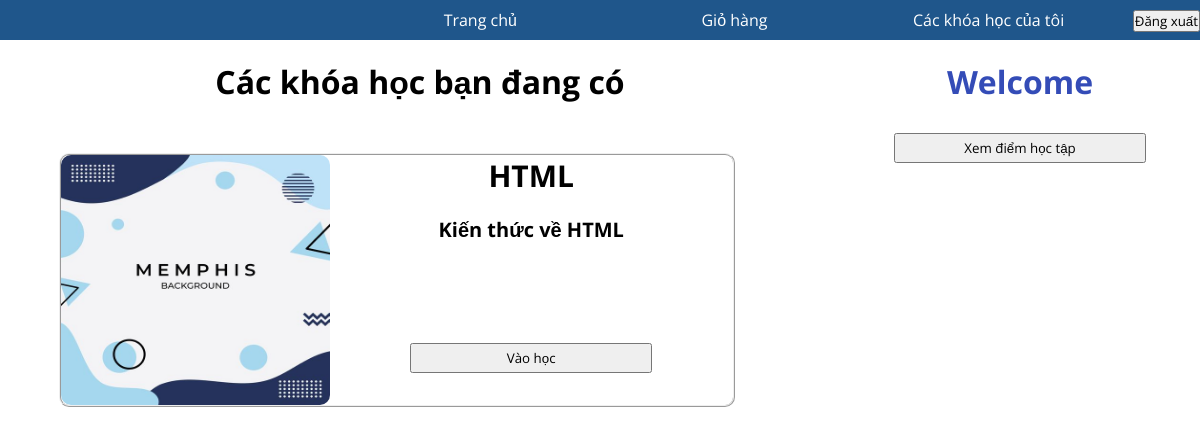
The app's page /my_lecture.php with its own data.
### tables this page shows
CREATE TABLE `khoa_hoc` (
  `maKH` int(11) NOT NULL,
  `ten_khoa_hoc` varchar(100) NOT NULL,
  `mota` varchar(255) NOT NULL,
  `status` int(11) NOT NULL
);

### KhoaHoc.php (called while the page is built)
<?php
include 'KetNoi.php';
$get = "SELECT khoa_hoc.ten_khoa_hoc, khoa_hoc.mota,khoa_hoc.maKH,khoa_hoc.status FROM khoa_hoc";
$response = mysqli_query($conn,$get);
$get_count = "SELECT COUNT( maKH) FROM khoa_hoc";
$dem = mysqli_query($conn,$get_count);
?>

### my_lecture.php (the view, shortened to what this page needs)
<!DOCTYPE html>
<html>
<head>
	<link rel="stylesheet" type="text/css" href="home.css">
	<?php
		include 'KetNoi.php';
		include 'KhoaHoc.php';
	?>
</head>
<body>
	<form method="POST">
	<div class="menu">
			<ul>
				<li><a href="index.php">Trang chủ</a></li>
				<li><a href=" cart.php">Giỏ hàng</a></li>
				<li><a href="my_lecture.php">Các khóa học của tôi</a></li>
				<input type="submit" name="out" value="Đăng xuất">
			</ul>
	</div>
	<div class="container">
		<div class="left">
			<div>
				<h1>Các khóa học bạn đang có</h1>
			</div>
			<?php
				$dem_KH = mysqli_fetch_array($dem);
				for ($i = 0; $i < $dem_KH[0]; $i++) {
					$row=mysqli_fetch_array($response);
					if ($row[3] == "1") {
			?>
			<div class="course" >
				<div class="main">
					<div style="width: 40%">
						<img src="img/anh1.jpg">
					</div>
					<div  style="width: 60%">
						<h3><?php echo $row[0]; ?></h3>
						<h5><?php echo $row[1]; ?></h5>
						<input type="submit" name="join<?php echo $i; ?>" value="Vào học"></input>
					</div>
				</div>
			</div>
			<?php }} ?>
		</div>
		<div class="right">
			<h1>Welcome
			</h1>
			<div class="profile">
				<input type="submit" name="score" value="Xem điểm học tập">
			</div>
		</div>
	</div>
	</form>
</body>
</html>

### home.css (style rules this page uses)
* { margin: 0; padding: 0; font-family: 'Open Sans', sans-serif; }
.menu { position: fixed; top: 0; right: 0; left: 0; }
.menu ul { background: #1F568B; list-style-type: none; text-align: right; }
.menu li { color: #f1f1f1; display: inline-block; width: 220px; height: 40px; line-height: 40px; margin-right: 30px; }
.menu a { text-align: center; text-decoration: none; color: #fff; display: block; }
.container { width: 100%; display: flex; }
.container .left { width: 70%; height: 100vh; margin-top: 40px; }
.container .left h1 { text-align: center; margin-top: 20px; }
.container .left .course { width: 100%; height: 250px; margin-top: 50px; }
.container .left .course .main { border: 2px ridge; width: 80%; height: 250px; border-radius: 10px; margin-left: 7%; display: flex; }
.container .left .course .main img { width: 100%; height: 100%; border-radius: 10px; }
.container .left .course .main h3 { text-align: center; font-size: 30px; }
.container .left .course .main h5 { text-align: center; font-size: 20px; margin-top: 20px; }
.container .left .course .main input { width: 60%; margin-left: 20%; margin-top: 100px; height: 30px; }
.container .right { width: 30%; height: 100%; position: fixed; top: 40px; right: 0; background-color: }
.container .right h1 { text-align: center; margin-top: 20px; color: #344CB7; }
.container .right .profile input { width: 70%; height: 30px; margin-left: 15%; margin-top: 30px; }

### records on screen
khoa_hoc: status 1 (drawn), ten_khoa_hoc "HTML", mota "Kiến thức về HTML"
